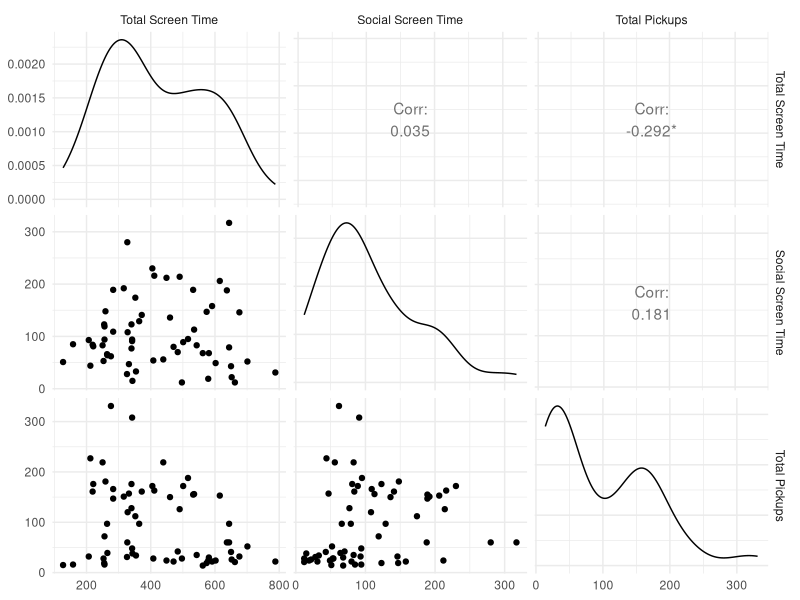
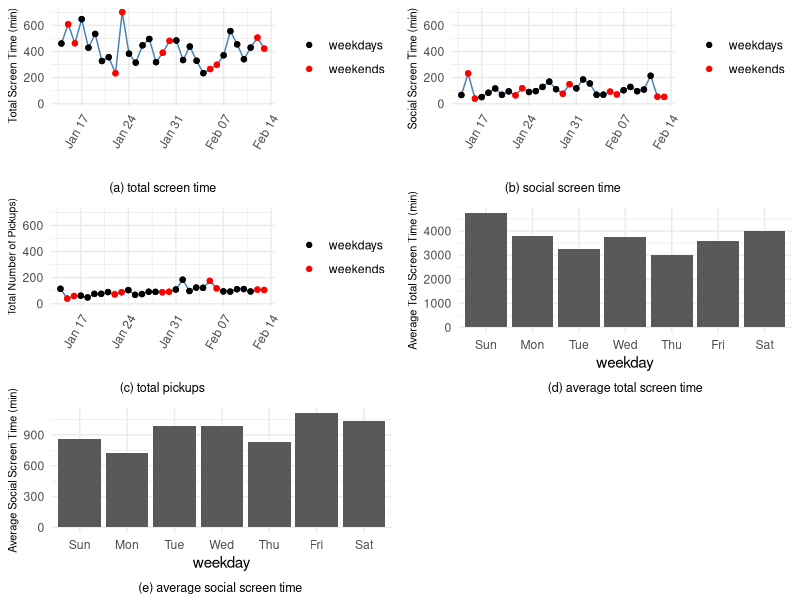
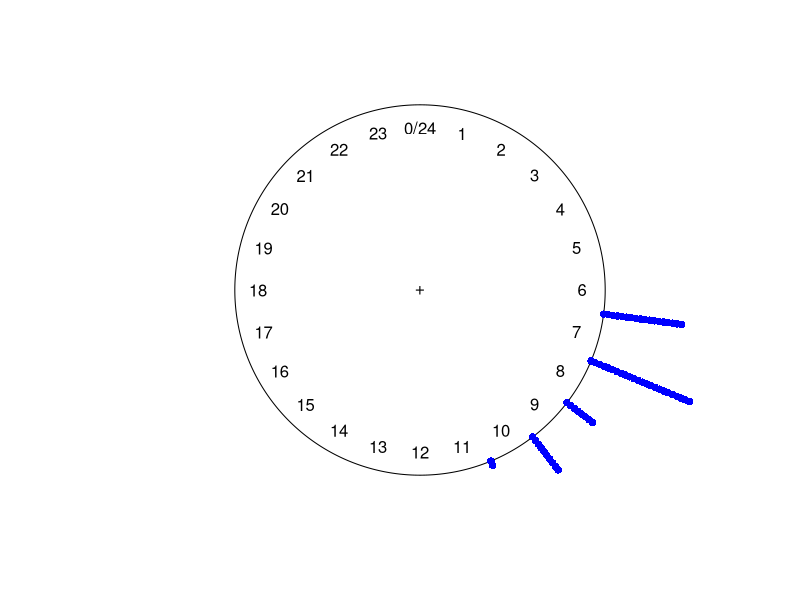
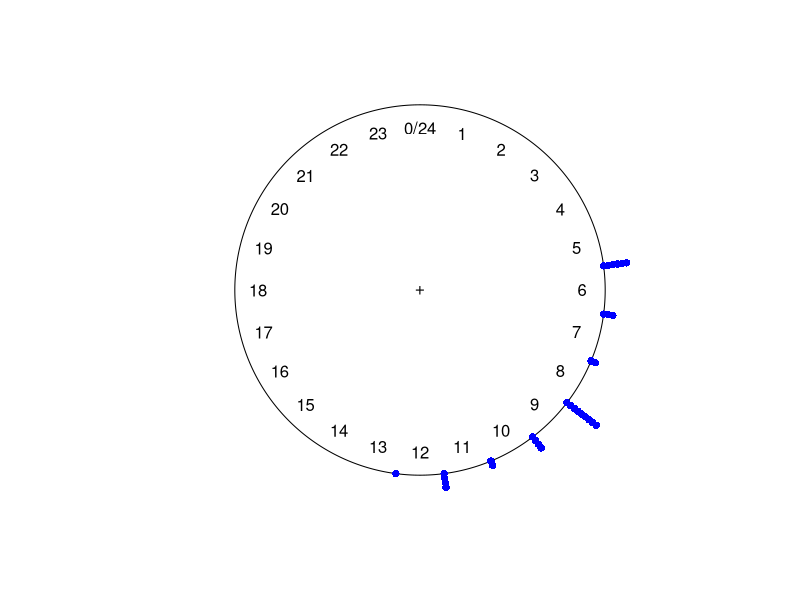
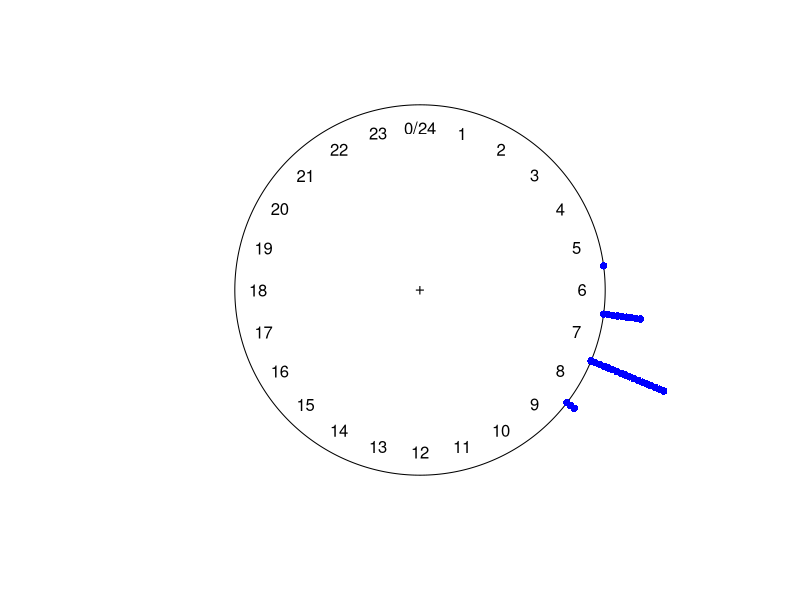
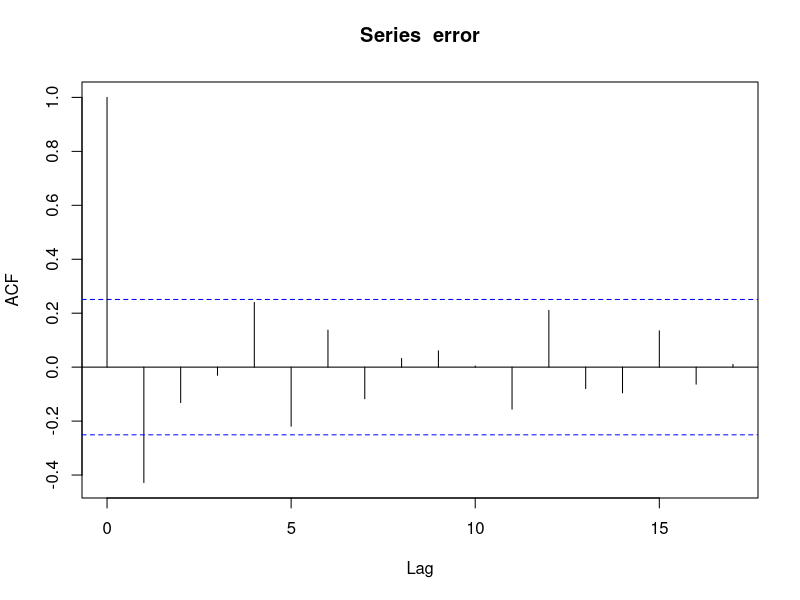

The R script that drew these images, in order:
## ---- chunk 1
knitr::opts_chunk$set(echo = FALSE, error = FALSE, warning = FALSE)
library(readxl)
library(lubridate)
library(dplyr)
library(ggplot2)
library(dplyr)
library(gridExtra)
library(GGally)
library(circular)
library(kableExtra)
## ---- chunk 2
#read in screen time data 
screen_data = read_excel(path = "data/hotpot_screen_data_v1.xlsx")
## ---- chunk 3
screen_data = screen_data %>% 
  mutate(Pickup.1st = as.POSIXct(paste(as.character(Date),
                                                   unlist(lapply(Pickup.1st,
                                                        function(x){strsplit(as.character(x), split =" ") [[1]] [2]})))))
## ---- chunk 4
screen_data_isgomez = screen_data %>% filter(ID == "isgomez")
screen_data_xuetao = screen_data %>% filter(ID == "xuetao")
  summary_data = data.frame(
           ID = rep(c("isgomez","xuetao","hotpot"), times = 3),
           category = c(                                         rep("tot.scr.time", times = 3),
                        rep("tot.soc.time", times = 3), 
                        rep("pickups", times = 3)), 
           # min = c(min(screen_data_isgomez$Pickup.1st),
           #         min(screen_data_xuetao$Pickup.1st),
           #         min(screen_data$Pickup.1st),
            min =  c(min(screen_data_isgomez$Tot.Scr.Time),
                   min(screen_data_xuetao$Tot.Scr.Time),
                   min(screen_data$Tot.Scr.Time),
                   min(screen_data_isgomez$Tot.Soc.Time),
                   min(screen_data_xuetao$Tot.Soc.Time),
                   min(screen_data$Tot.Soc.Time),
                   min(screen_data_isgomez$Pickups),
                   min(screen_data_xuetao$Pickups),
                   min(screen_data$Pickups)), 
           # max = c(max(screen_data_isgomez$Pickup.1st),
           #         max(screen_data_xuetao$Pickup.1st),
           #         max(screen_data$Pickup.1st),
           max =  c(max(screen_data_isgomez$Tot.Scr.Time),
                   max(screen_data_xuetao$Tot.Scr.Time),
                   max(screen_data$Tot.Scr.Time),
                   max(screen_data_isgomez$Tot.Soc.Time),
                   max(screen_data_xuetao$Tot.Soc.Time),
                   max(screen_data$Tot.Soc.Time),
                   max(screen_data_isgomez$Pickups),
                   max(screen_data_xuetao$Pickups),
                   max(screen_data$Pickups)),
           # mean = c(mean(screen_data_isgomez$Pickup.1st),
           #         mean(screen_data_xuetao$Pickup.1st),
           #         mean(screen_data$Pickup.1st),
           mean = c(mean(screen_data_isgomez$Tot.Scr.Time),
                   mean(screen_data_xuetao$Tot.Scr.Time),
                   mean(screen_data$Tot.Scr.Time),
                   mean(screen_data_isgomez$Tot.Soc.Time),
                   mean(screen_data_xuetao$Tot.Soc.Time),
                   mean(screen_data$Tot.Soc.Time),
                   mean(screen_data_isgomez$Pickups),
                   mean(screen_data_xuetao$Pickups),
                   mean(screen_data$Pickups)),
           # median = c(median(screen_data_isgomez$Pickup.1st),
           #         median(screen_data_xuetao$Pickup.1st),
           #         median(screen_data$Pickup.1st),
           median = c(median(screen_data_isgomez$Tot.Scr.Time),
                   median(screen_data_xuetao$Tot.Scr.Time),
                   median(screen_data$Tot.Scr.Time),
                   median(screen_data_isgomez$Tot.Soc.Time),
                   median(screen_data_xuetao$Tot.Soc.Time),
                   median(screen_data$Tot.Soc.Time),
                   median(screen_data_isgomez$Pickups),
                   median(screen_data_xuetao$Pickups),
                   median(screen_data$Pickups)),
           sd = c(sd(screen_data_isgomez$Tot.Scr.Time),
                   sd(screen_data_xuetao$Tot.Scr.Time),
                   sd(screen_data$Tot.Scr.Time),
                   sd(screen_data_isgomez$Tot.Soc.Time),
                   sd(screen_data_xuetao$Tot.Soc.Time),
                   sd(screen_data$Tot.Soc.Time),
                   sd(screen_data_isgomez$Pickups),
                   sd(screen_data_xuetao$Pickups),
                   sd(screen_data$Pickups)))
  

## ---- chunk 5
summary_data2 = summary_data %>% select("ID","min","max","mean","median","sd") %>% mutate(mean = round(mean,0), sd = round(sd,0), median = round(median,0))

kable(summary_data2, booktabs = TRUE,  caption = "Screen Data Summary Descriptive Statistic per participant") %>% pack_rows(
  index = c("Total Screen Time (in minutes)" = 3, "Total Social Time (in minutes)" = 3, "Number of daily pickups" = 3)) %>%
  kable_styling(font_size = 10, position = "center", full_width = FALSE)
## ---- chunk 6
#CORRELATION PLOTS 
ggpairs(screen_data,columns = c("Tot.Scr.Time", "Tot.Soc.Time", "Pickups"),
        columnLabels = c("Total Screen Time", "Social Screen Time", "Total Pickups")) +
  theme_minimal()
## ---- chunk 7
#getting team average screen data info
screen_data$weekday = weekdays(screen_data$Date, abbreviate = T)

screen_data = screen_data %>% group_by(Date) %>% mutate(Avg.Total.ST = mean(Tot.Scr.Time),
                                                        Avg.Social.ST = mean(Tot.Soc.Time),
                                                        Avg.Pickups = mean(Pickups))
screen_data = screen_data %>%
  mutate(if_weekend = weekday %in% c("Sun", "Sat")) 

screen_data = screen_data %>%
  group_by(weekday) %>%
  mutate(Avg.Total.ST.wkd = mean(Tot.Scr.Time),
         Avg.Social.ST.wkd = mean(Tot.Soc.Time))

screen_data$weekday  = factor(screen_data$weekday, levels=c("Sun", "Mon", "Tue",
                                        "Wed", "Thu", "Fri", "Sat"))
## ---- chunk 8
#total screen time 
total = ggplot(screen_data, aes(x = Date, y = Avg.Total.ST,
                        color = if_weekend)) +
        geom_line(color = "steelblue") + 
        geom_point() +
        labs(x = "", y ="Total Screen Time (min)", caption = "(a) total screen time" ) +
        ylim(15,702) +
        scale_color_manual(labels = c("weekdays", "weekends"), values = 
                            c("black","red")) +
    theme_minimal() +
    theme(axis.text.x = element_text(angle = 60, hjust = 1),
          axis.title.y = element_text(size = 8, hjust = 1),
          plot.caption = element_text(hjust=0.5,vjust = 0.1, size=9),
          legend.title = element_blank())

#social screen time 
social = ggplot(screen_data, aes(x = Date, y = Avg.Social.ST,
                        color = if_weekend)) +
        geom_line(color = "steelblue") + 
        geom_point() +
        labs(x = "", y = "Social Screen Time (min)",caption = "(b) social screen time" ) +
        ylim(15,702) +
        scale_color_manual(labels = c("weekdays", "weekends"), values = 
                            c("black","red")) +
    theme_minimal() +
    theme(axis.text.x = element_text(angle = 60, hjust = 1), 
          axis.title.y = element_text(size= 8, hjust = 1),
          plot.caption = element_text(hjust=0.5,vjust = 0.1, size=9),
          legend.title = element_blank())

#pickups 
pickups = ggplot(screen_data, aes(x = Date, y = Avg.Pickups,
                        color = if_weekend)) +
        geom_line(color = "steelblue") + 
        geom_point() +
        labs(x = "", y = "Total Number of Pickups)", caption = "(c) total pickups") +
        ylim(15,702) +
        scale_color_manual(labels = c("weekdays", "weekends"), values = 
                            c("black","red")) +
    theme_minimal() +
    theme(axis.text.x = element_text(angle = 60, hjust = 1),
          axis.title.y = element_text(size = 7.5),
          plot.caption = element_text(hjust=0.5,vjust = 0.1, size=9),
          legend.title = element_blank())

#weekday total
weekday.total = ggplot(screen_data, aes(x = weekday, y = Avg.Total.ST.wkd)) +
  geom_col() +
  labs(caption = "(d) average total screen time", y = "Average Total Screen Time (min)") +
  theme_minimal() +
  theme(axis.title.y = element_text(size = 8),
         plot.caption = element_text(hjust=0.5,vjust = 0.1, size=9),)

#social total
social.total = ggplot(screen_data, aes(x = weekday, y = Avg.Social.ST.wkd)) +
  geom_col() +
  labs(caption = "(e) average social screen time ", y = "Average Social Screen Time (min)") +
  theme_minimal() +
  theme(axis.title.y = element_text(size = 8), 
        plot.caption = element_text(hjust=0.5,vjust = 0.1, size=9),)
  
grid.arrange(total,social,pickups,weekday.total,social.total, ncol = 2, nrow = 3)
## ---- chunk 9
screen_data = screen_data %>% group_by(Date) %>% mutate(Avg.Pickup.1st = mean(Pickup.1st))
screen_data = screen_data %>% mutate(Pickup.1st.angular = (hour(Avg.Pickup.1st)*60+minute(Avg.Pickup.1st)) / (24*60)*360)

screen_data_isgomez = screen_data_isgomez %>% mutate(Pickup.1st.angular = (hour(Pickup.1st)*60+minute(Pickup.1st)) / (24*60)*360)
screen_data_xuetao = screen_data_xuetao %>% mutate(Pickup.1st.angular = (hour(Pickup.1st)*60+minute(Pickup.1st)) / (24*60)*360)
## ---- chunk 10
first.pickup.cir.hotpot = circular(screen_data$Pickup.1st.angular, units = "degrees", template = "clock24")

first.pickup.cir.xuetao = circular(screen_data_xuetao$Pickup.1st.angular, units = "degrees", template = "clock24")

first.pickup.cir.isgomez = circular(screen_data_isgomez$Pickup.1st.angular, units = "degrees", template = "clock24")

## ---- chunk 11

plot(first.pickup.cir.hotpot, stack=TRUE, bins=24, col = "blue")
plot(first.pickup.cir.isgomez, stack=TRUE, bins=24, col = "blue")
plot(first.pickup.cir.xuetao, stack=TRUE, bins=24, col = "blue")
## ---- chunk 12

#convert angular data to be on interval -pi to pi
#sct$Pickup.1st.von.mis = sct$Pickup.1st.angular*2*pi/360 - pi
screen_data$Pickup.1st.radian = -(screen_data$Pickup.1st.angular)*(pi/180)


  von = mle.vonmises(screen_data$Pickup.1st.radian)
## ---- chunk 13
error = diff(screen_data$Avg.Social.ST,lag = 1)
acf(error)
